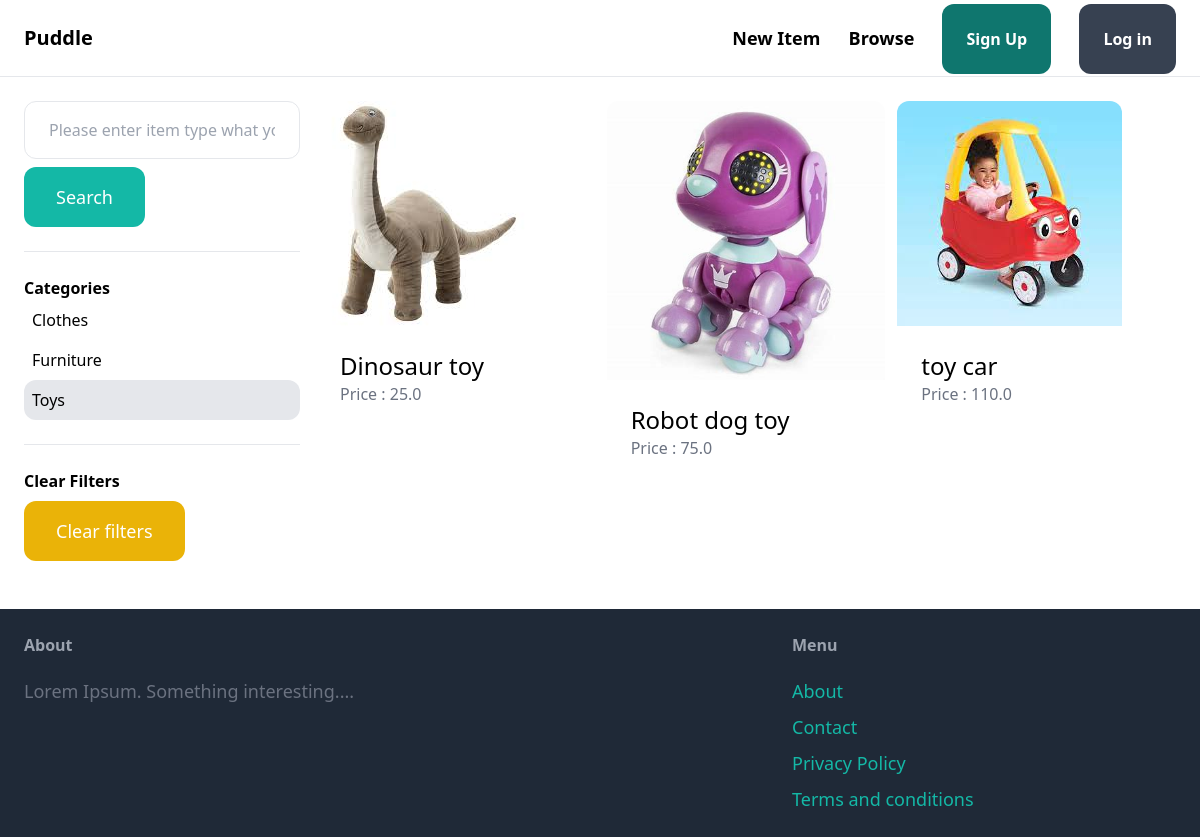
The app's page /items/?query=&category=1, older data.
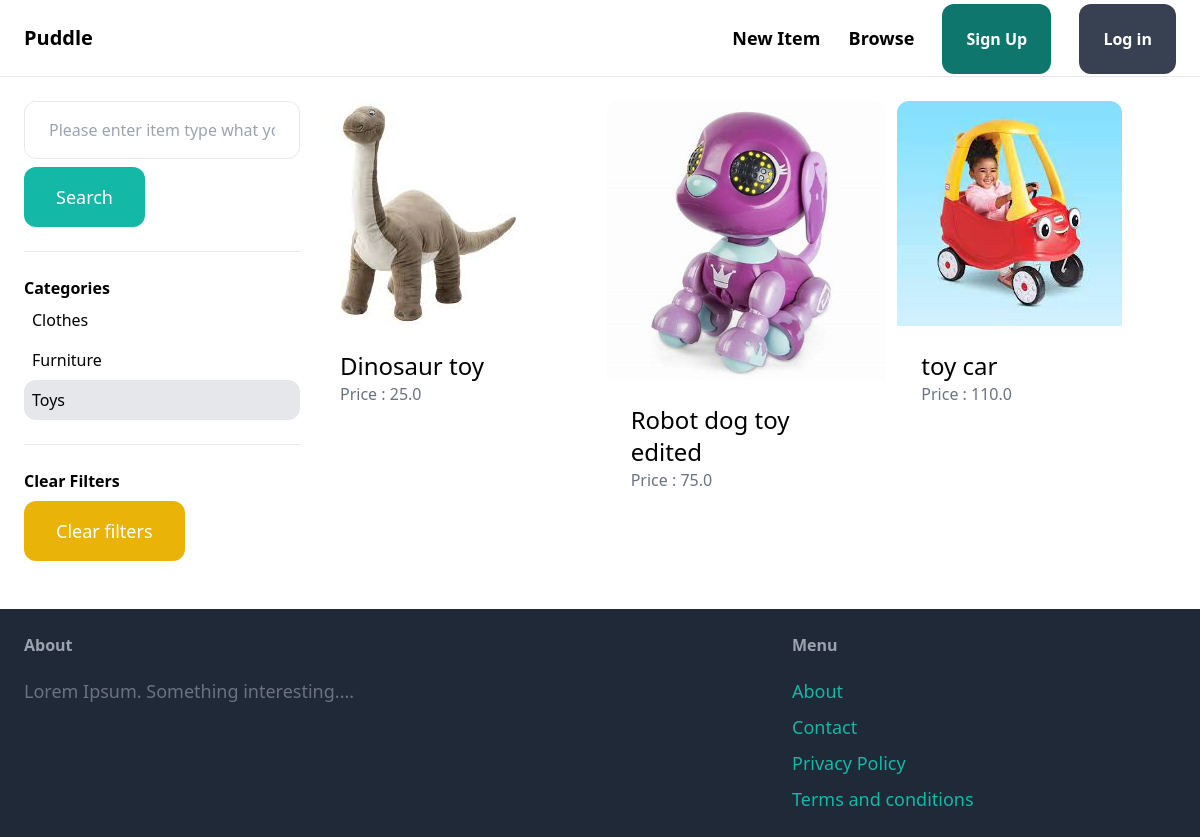
The same page, newer data.
### item/models.py (models this page shows, shortened)
class Item(models.Model):
    category = models.ForeignKey(Category, related_name='items', on_delete=models.CASCADE)
    name = models.CharField(max_length=255)
    description = models.TextField(blank=True, null= True)
    price = models.FloatField()
    image =models.ImageField(upload_to='item_images', null=True, blank=True)
    is_sold = models.BooleanField(default=False)
    created_at = models.DateTimeField(auto_now_add=True)
    created_by = models.ForeignKey(User, related_name='items', on_delete=models.CASCADE)
    class Meta:
        ordering = ('name',)

### item/views.py (the view)
# urls.py: path('', views.items, name='items'),
def items(request):
    items = Item.objects.filter(is_sold=False)
    query = request.GET.get('query', '')
    categories = Category.objects.all()
    category_id = request.GET.get('category', 0)
    if category_id:
        items = items.filter(category_id=category_id)
    if query:
        items = items.filter(Q(name__icontains=query)
                             or Q(description__icontains=query))
    return render(request, 'item/items.html', {
        'items': items,
        'query': query,
        'categories': categories,
        'category_id': int(category_id),
    })

### item/templates/item/items.html (shortened to what this page needs)
{% extends 'core/base.html' %}
{% block content%}
<div class="pb-6 grid grid-cols-4 gap-4  ">
    <div class="col-span-1 ">
        <form action="{% url 'item:items' %}" method="get">
            <input type="text" name="query" class="w-full py-4 px-6 border rounded-xl" value="{{query}}"
                placeholder="Please enter item type what you would like to search.">
            <button type="submit" class="mt-2 py-4 px-8 text-lg bg-teal-500 text-white rounded-xl ">Search</button>
        </form>
        <hr class="my-6">
        <p class="font-semibold">Categories</p>
        <ul>
            {% for category in categories %}
            <li class="py-2 px-2 rounded-xl{% if category.id == category_id %} bg-gray-200 {% endif %}">
                <a href="{% url 'item:items' %}?query={{query}}&category={{category.id}}">{{category.name}}</a>
            </li>
            {% endfor %}
        </ul>
        <hr class="my-6">
        <p class="font-semibold">Clear Filters</p>
        <ul>
            <li>
                <a href="{% url 'item:items' %}"
                    class="mt-2 py-4 px-8 inline-block bg-yellow-500 text-lg rounded-xl text-white">Clear filters</a>
            </li>
        </ul>
    </div>
    <div class="col-span-3 ">
        <div class="grid grid-cols-3 gap-3">
            {% for item in items %}
            <div>
                <a href="{% url 'item:detail' item.id %}">
                    <div>
                        <img src="{{item.image.url}}" class="rounded-t-xl" alt="some_item_image">
                    </div>
                    <div class="p-6 bg-white rounded-b-xl">
                        <h2 class="text-2xl"> {{ item.name }}</h2>
                        <p class="text-gray-500"> Price : {{ item.price }}</p>
                    </div>
                </a>
            </div>
            {% endfor %}
        </div>
    </div>
</div>
{% endblock %}

Row changes from the older to the newer data that the page shows:
changed Item: name "Robot dog toy" → "Robot dog toy edited"
